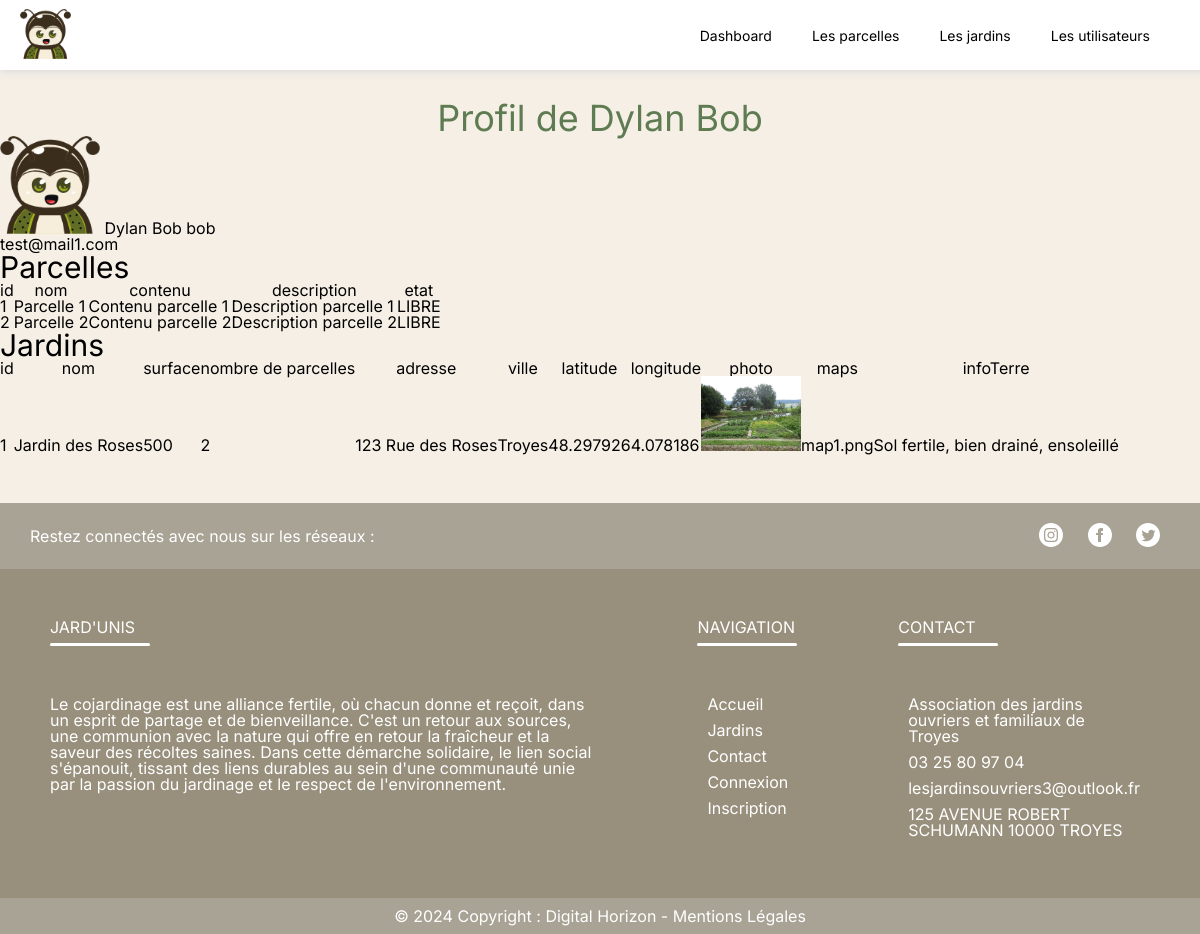
Screenshot of /admin/users/compte.php?users=1 with the database file from the repository.
### tables this page shows
CREATE TABLE `users` (
  `user_id` int(11) NOT NULL,
  `user_nom` varchar(50) NOT NULL,
  `user_prnm` varchar(50) NOT NULL,
  `user_login` varchar(50) NOT NULL,
  `user_pass` varchar(255) NOT NULL,
  `user_email` varchar(100) NOT NULL,
  `user_photo` varchar(100) NOT NULL DEFAULT 'logo.webp'
);

CREATE TABLE `parcelles` (
  `parcelle_id` int(11) NOT NULL,
  `parcelle_nom` varchar(100) NOT NULL,
  `parcelle_content` varchar(50) NOT NULL,
  `parcelle_etat` varchar(10) NOT NULL,
  `parcelle_desc` varchar(150) NOT NULL,
  `parcelle_reservation` int(11) DEFAULT NULL,
  `_jardin_id` int(11) NOT NULL,
  `_user_id` int(255) NOT NULL
);

CREATE TABLE `jardins` (
  `jardin_id` int(11) NOT NULL,
  `jardin_nom` varchar(50) NOT NULL,
  `jardin_surface` int(11) NOT NULL,
  `jardin_nbParcelles` int(11) NOT NULL,
  `jardin_adr` varchar(100) NOT NULL,
  `jardin_ville` varchar(50) NOT NULL,
  `jardin_coordLat` varchar(10) NOT NULL,
  `jardin_coordLong` varchar(10) NOT NULL,
  `jardin_photo` varchar(50) NOT NULL DEFAULT 'default_jardins.png',
  `jardin_maps` varchar(100) NOT NULL,
  `jardin_infoTerre` varchar(100) NOT NULL,
  `_user_id` int(11) NOT NULL
);

### admin/users/compte.php (the view, shortened to what this page needs)
<?php
require '../../model/connectBD.php';
require '../../composants/head.php';
require '../../composants/headerAdmin.php';
$user_id = $_GET['users'];
$req = $bd->query("SELECT * FROM users WHERE user_id = '" . $user_id . "'");
$user = $req->fetch();
?>
    <h1>
        Profil de <?php echo $user['user_nom'] . ' ' . $user['user_prnm'] ?>
    </h1>
    <div>
        <div>
            <?php
            echo '<img src="/src/assets/uploads/' . $user['user_photo'] . '" alt="Photo de profil" style="width:100px;">';
            ?>
            <span><?php echo $user['user_nom'] ?></span>
            <span><?php echo $user['user_prnm'] ?></span>
            <span><?php echo $user['user_login'] ?></span>
        </div>
        <div>
            <p><?php echo $user['user_email'] ?></p>
        </div>
        <h2>
            Parcelles
        </h2>
        <div>
            <table border="1">
                <tr>
                    <th>id</th>
                    <th>nom</th>
                    <th>contenu</th>
                    <th>description</th>
                    <th>etat</th>
                </tr>
                <?php
                $req = $bd->query("SELECT * FROM parcelles WHERE _user_id = '" . $user_id . "'");
                $parcelles = $req->fetchAll(PDO::FETCH_ASSOC);
                if (empty($parcelles)) {
                    echo 'Vous n\'avez aucune parcelles.';
                } else {
                    foreach ($parcelles as $parcelle) {
                        echo '<tr>';
                        echo '<td>' . $parcelle['parcelle_id'] . '</td>';
                        echo '<td>' . $parcelle['parcelle_nom'] . '</td>';
                        echo '<td>' . $parcelle['parcelle_content'] . '</td>';
                        echo '<td>' . $parcelle['parcelle_desc'] . '</td>';
                        echo '<td>' . $parcelle['parcelle_etat'] . '</td>';
                        echo '</tr>';
                    }
                }
                ?>
            </table>
        </div>
        <h2>
            Jardins
        </h2>
        <div>
            <table border="1">
                <tr>
                    <th>id</th>
                    <th>nom</th>
                    <th>surface</th>
                    <th>nombre de parcelles</th>
                    <th>adresse</th>
                    <th>ville</th>
                    <th>latitude</th>
                    <th>longitude</th>
                    <th>photo</th>
                    <th>maps</th>
                    <th>infoTerre</th>
                </tr>
                <?php
                $req = $bd->query("SELECT * FROM jardins WHERE _user_id = '" . $user_id . "'");
                $jardins = $req->fetchAll(PDO::FETCH_ASSOC);
                if (empty($jardins)) {
                    echo 'Vous n\'avez aucun jardin.';
                } else {
                    foreach ($jardins as $jardin) {
                        echo '<tr>';
                        echo '<td>' . $jardin['jardin_id'] . '</td>';
                        echo '<td>' . $jardin['jardin_nom'] . '</td>';
                        echo '<td>' . $jardin['jardin_surface'] . '</td>';
                        echo '<td>' . $jardin['jardin_nbParcelles'] . '</td>';
                        echo '<td>' . $jardin['jardin_adr'] . '</td>';
                        echo '<td>' . $jardin['jardin_ville'] . '</td>';
                        echo '<td>' . $jardin['jardin_coordLat'] . '</td>';
                        echo '<td>' . $jardin['jardin_coordLong'] . '</td>';
                        echo '<td><img src="/src/assets/uploads/' . $jardin['jardin_photo'] . '" alt="Photo de jardin" style="width:100px;"></td>';
                        echo '<td>' . $jardin['jardin_maps'] . '</td>';
                        echo '<td>' . $jardin['jardin_infoTerre'] . '</td>';
                        echo '</tr>';
                    }
                }
                ?>
            </table>
        </div>
    </div>
<?php
require('../../composants/footer.php');
?>

### src/assets/css/style.css (style rules this page uses)
html, body, div, span, applet, object, iframe, h1, h2, h3, h4, h5, h6, p, blockquote, pre, a, abbr, acronym, address, big, cite, code, del, dfn, em, img, ins, kbd, q, s, samp, small, strike, strong, sub, sup, tt, var, b, u, i, center, dl, dt, dd, ol, ul, li, fieldset, form, label, legend, table, caption, tbody, tfoot, thead, tr, th, td, article, aside, canvas, details, embed, figure, figcaption, footer, header, hgroup, menu, nav, output, ruby, section, summary, time, mark, audio, video { margin: 0; padding: 0; border: 0; font-size: 100%; font: inherit; vertical-align: baseline; }
body { line-height: 1; }
table { border-collapse: collapse; border-spacing: 0; }
body { font-family: "Inter", sans-serif; background-color: #f5efe6; }
h1 { text-align: center; font-size: 36px; color: #5E7B51; margin-top: 100px; }
h2 { font-size: 30px; }

### rows the page displays
users: user_nom "Dylan", user_prnm "Bob", user_photo (picture), user_login "bob", user_email "test@mail1.com"
parcelles: parcelle_id "1", parcelle_nom "Parcelle 1", parcelle_content "Contenu parcelle 1", parcelle_desc "Description parcelle 1", parcelle_etat "LIBRE"
parcelles: parcelle_id "2", parcelle_nom "Parcelle 2", parcelle_content "Contenu parcelle 2", parcelle_desc "Description parcelle 2", parcelle_etat "LIBRE"
jardins: jardin_id "1", jardin_nom "Jardin des Roses", jardin_surface "500", jardin_nbParcelles "2", jardin_adr "123 Rue des Roses", jardin_ville "Troyes", jardin_coordLat "48.297926", jardin_coordLong "4.078186", jardin_photo (picture), jardin_maps "map1.png", jardin_infoTerre "Sol fertile, bien drainé, ensoleillé"
